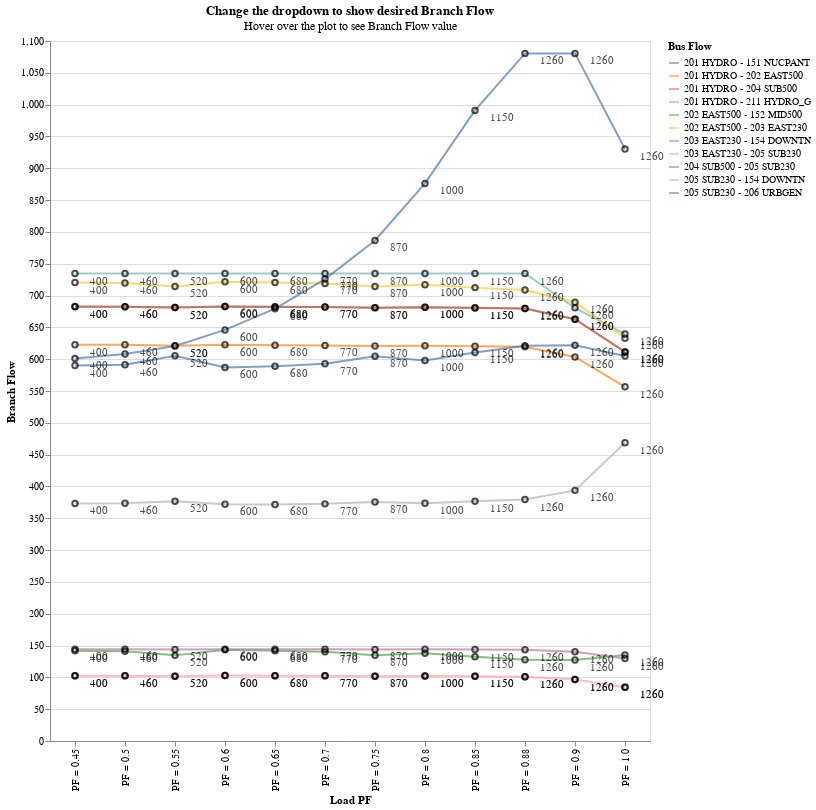

Notebook code for this chart:
### Code cell
list_BF_no = sorted(df_flow_no['Bus Flow'].unique())
dropdown = alt.binding_select(name='Bus Flow ', options=list_BF_no)
select_BF_no = alt.selection_single(fields=['Bus Flow'], bind=dropdown)


chart_line_no = alt.Chart(df_flow_no, title = alt.TitleParams('Change the dropdown to show desired Branch Flow',subtitle = 'Hover over the plot to see Branch Flow value' )).mark_line(color='green').encode(
     alt.X('Load PF', title ='Load PF'),
     alt.Y('Branch Flow',title = 'Branch Flow'),
     alt.Color('Bus Flow')).properties(width = 600, height=700)

chart_point_no = alt.Chart(df_flow_no, title = 'test').mark_point(color='black').encode(
    alt.X('Load PF', title ='Load PF'),
    alt.Y('Branch Flow',title = 'Branch Flow')).properties(width = 600, height=700)

chart_p_no = chart_point_no + chart_point_no.mark_text(align='left',dx=15, dy=8, color='black').encode(text='Maximum Incremental Transfer', tooltip = ['Load PF', 'Branch Flow'])
chart_no = chart_line_no + chart_p_no
chart_no.add_selection(select_BF).encode(
    opacity=alt.condition(select_BF, alt.value(0.7), alt.value(0.05)))

### Figure 1 — Vega-Lite specification as saved in the notebook (floating-point values rounded to 4 significant figures; data arrays with more than 128 entries replaced by an {"elided": "..."} marker saying what was removed)
{"config": {"view": {"continuousWidth": 300, "continuousHeight": 300}}, "layer": [{"mark": {"type": "line", "color": "green"}, "encoding": {"color": {"field": "Bus Flow", "type": "nominal"}, "x": {"field": "Load PF", "title": "Load PF", "type": "nominal"}, "y": {"field": "Branch Flow", "title": "Branch Flow", "type": "quantitative"}}, "name": "view_2", "title": {"text": "Change the dropdown to show desired Branch Flow", "subtitle": "Hover over the plot to see Branch Flow value"}}, {"layer": [{"mark": {"type": "point", "color": "black"}, "encoding": {"x": {"field": "Load PF", "title": "Load PF", "type": "nominal"}, "y": {"field": "Branch Flow", "title": "Branch Flow", "type": "quantitative"}}, "title": "test"}, {"mark": {"type": "text", "align": "left", "color": "black", "dx": 15, "dy": 8}, "encoding": {"text": {"field": "Maximum Incremental Transfer", "type": "quantitative"}, "tooltip": [{"field": "Load PF", "type": "nominal"}, {"field": "Branch Flow", "type": "quantitative"}], "x": {"field": "Load PF", "title": "Load PF", "type": "nominal"}, "y": {"field": "Branch Flow", "title": "Branch Flow", "type": "quantitative"}}, "title": "test"}]}], "data": {"name": "data-5a4ad60e39bb13b2ffd7cecf68b1d900"}, "encoding": {"opacity": {"condition": {"param": "param_1", "value": 0.7}, "value": 0.05}}, "height": 700, "params": [{"name": "param_1", "select": {"type": "point", "fields": ["Bus Flow"]}, "bind": {"input": "select", "options": ["201 HYDRO - 151 NUCPANT", "201 HYDRO - 202 EAST500", "201 HYDRO - 204 SUB500", "201 HYDRO - 211 HYDRO_G", "202 EAST500 - 152 MID500", "202 EAST500 - 203 EAST230", "203 EAST230 - 154 DOWNTN", "203 EAST230 - 205 SUB230", "204 SUB500 - 205 SUB230", "205 SUB230 - 154 DOWNTN", "205 SUB230 - 206 URBGEN"], "name": "Bus Flow "}, "views": ["view_2"]}], "width": 600, "$schema": "https://vega.github.io/schema/vega-lite/v5.20.1.json", "datasets": {"data-5a4ad60e39bb13b2ffd7cecf68b1d900": {"elided": "144 records"}}}
